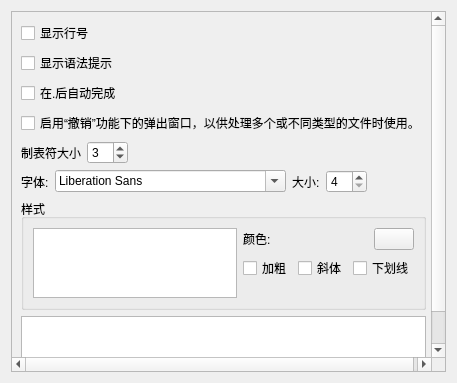
<?xml version="1.0" encoding="UTF-8"?>
<ui version="4.0">
 <class>EditorPrefWidget</class>
 <widget class="QWidget" name="EditorPrefWidget">
  <property name="geometry">
   <rect>
    <x>0</x>
    <y>0</y>
    <width>457</width>
    <height>383</height>
   </rect>
  </property>
  <property name="windowTitle">
   <string>Text Editor</string>
  </property>
  <layout class="QVBoxLayout" name="verticalLayout">
   <item>
    <widget class="QScrollArea" name="scrollArea">
     <property name="widgetResizable">
      <bool>true</bool>
     </property>
     <widget class="QWidget" name="scrollAreaWidgetContents">
      <property name="geometry">
       <rect>
        <x>0</x>
        <y>0</y>
        <width>437</width>
        <height>363</height>
       </rect>
      </property>
      <layout class="QVBoxLayout" name="verticalLayout_2">
       <item>
        <widget class="QCheckBox" name="mLineNumbers">
         <property name="text">
          <string>显示行号</string>
         </property>
        </widget>
       </item>
       <item>
        <widget class="QCheckBox" name="mSyntaxTips">
         <property name="text">
          <string>显示语法提示</string>
         </property>
        </widget>
       </item>
       <item>
        <widget class="QCheckBox" name="mAutocomplete">
         <property name="text">
          <string>在.后自动完成</string>
         </property>
        </widget>
       </item>
       <item>
        <widget class="QCheckBox" name="mEnableUndoPopups">
         <property name="text">
          <string>启用“撤销”功能下的弹出窗口，以供处理多个或不同类型的文件时使用。</string>
         </property>
        </widget>
       </item>
       <item>
        <layout class="QHBoxLayout" name="horizontalLayout">
         <item>
          <widget class="QLabel" name="label">
           <property name="text">
            <string>制表符大小</string>
           </property>
          </widget>
         </item>
         <item>
          <widget class="QSpinBox" name="mTabSize">
           <property name="minimum">
            <number>1</number>
           </property>
           <property name="maximum">
            <number>20</number>
           </property>
           <property name="value">
            <number>3</number>
           </property>
          </widget>
         </item>
         <item>
          <spacer name="horizontalSpacer">
           <property name="orientation">
            <enum>Qt::Horizontal</enum>
           </property>
           <property name="sizeHint" stdset="0">
            <size>
             <width>40</width>
             <height>20</height>
            </size>
           </property>
          </spacer>
         </item>
        </layout>
       </item>
       <item>
        <layout class="QHBoxLayout" name="horizontalLayout_3">
         <item>
          <widget class="QLabel" name="label_3">
           <property name="text">
            <string>字体:</string>
           </property>
          </widget>
         </item>
         <item>
          <widget class="QFontComboBox" name="fontComboBox"/>
         </item>
         <item>
          <widget class="QLabel" name="label_4">
           <property name="text">
            <string>大小:</string>
           </property>
          </widget>
         </item>
         <item>
          <widget class="QSpinBox" name="fontSizeSpinBox">
           <property name="minimum">
            <number>4</number>
           </property>
           <property name="maximum">
            <number>20</number>
           </property>
          </widget>
         </item>
         <item>
          <spacer name="horizontalSpacer_3">
           <property name="orientation">
            <enum>Qt::Horizontal</enum>
           </property>
           <property name="sizeHint" stdset="0">
            <size>
             <width>40</width>
             <height>20</height>
            </size>
           </property>
          </spacer>
         </item>
        </layout>
       </item>
       <item>
        <widget class="QGroupBox" name="groupBox_2">
         <property name="sizePolicy">
          <sizepolicy hsizetype="Preferred" vsizetype="Preferred">
           <horstretch>0</horstretch>
           <verstretch>1</verstretch>
          </sizepolicy>
         </property>
         <property name="title">
          <string>样式</string>
         </property>
         <layout class="QHBoxLayout" name="horizontalLayout_4">
          <item>
           <widget class="QListWidget" name="styleList">
            <property name="sizePolicy">
             <sizepolicy hsizetype="Expanding" vsizetype="Expanding">
              <horstretch>0</horstretch>
              <verstretch>0</verstretch>
             </sizepolicy>
            </property>
           </widget>
          </item>
          <item>
           <layout class="QVBoxLayout" name="verticalLayout_3">
            <item>
             <layout class="QHBoxLayout" name="horizontalLayout_5">
              <item>
               <widget class="QLabel" name="label_5">
                <property name="text">
                 <string>颜色:</string>
                </property>
               </widget>
              </item>
              <item>
               <spacer name="horizontalSpacer_4">
                <property name="orientation">
                 <enum>Qt::Horizontal</enum>
                </property>
                <property name="sizeHint" stdset="0">
                 <size>
                  <width>40</width>
                  <height>20</height>
                 </size>
                </property>
               </spacer>
              </item>
              <item>
               <widget class="UtQtColorButton" name="styleColor">
                <property name="text">
                 <string/>
                </property>
               </widget>
              </item>
             </layout>
            </item>
            <item>
             <layout class="QHBoxLayout" name="horizontalLayout_6">
              <item>
               <widget class="QCheckBox" name="styleBold">
                <property name="text">
                 <string>加粗</string>
                </property>
               </widget>
              </item>
              <item>
               <widget class="QCheckBox" name="styleItalic">
                <property name="text">
                 <string>斜体</string>
                </property>
               </widget>
              </item>
              <item>
               <widget class="QCheckBox" name="styleUnderline">
                <property name="text">
                 <string>下划线</string>
                </property>
               </widget>
              </item>
             </layout>
            </item>
            <item>
             <spacer name="verticalSpacer_2">
              <property name="orientation">
               <enum>Qt::Vertical</enum>
              </property>
              <property name="sizeHint" stdset="0">
               <size>
                <width>20</width>
                <height>40</height>
               </size>
              </property>
             </spacer>
            </item>
           </layout>
          </item>
         </layout>
        </widget>
       </item>
       <item>
        <widget class="QTextEdit" name="textPreview">
         <property name="sizePolicy">
          <sizepolicy hsizetype="Expanding" vsizetype="Expanding">
           <horstretch>0</horstretch>
           <verstretch>2</verstretch>
          </sizepolicy>
         </property>
         <property name="readOnly">
          <bool>true</bool>
         </property>
        </widget>
       </item>
      </layout>
     </widget>
    </widget>
   </item>
  </layout>
 </widget>
 <customwidgets>
  <customwidget>
   <class>UtQtColorButton</class>
   <extends>QPushButton</extends>
   <header>UtQtColorButton.hpp</header>
  </customwidget>
 </customwidgets>
 <resources/>
 <connections/>
</ui>
